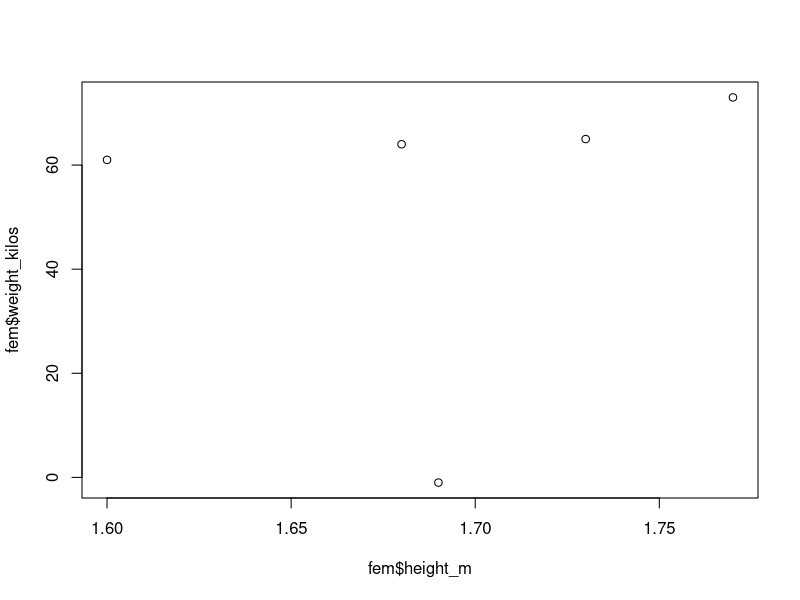

Here is the R script that generated this plot:
#read all lines (with delims)
weightsHeightLines <- read.csv('weightheight_raw.csv',quote="",sep = "\n",row.names=NULL)
#remove duplicates
weightsHeightLines <- unique(weightsHeightLines)

#append a ',' in the front (to allow 'Mr. John' to fall in the name field))
#remove the extra ',' after 'Zach'
weightsHeightLines <- sapply(weightsHeightLines$name.gender.height.weight,
       
       function(x){
         x <- toString(x)
         if (startsWith(x,"Zack,,")) {
            newLine = gsub("^(Zack),,(.*)",",\\1,\\2",x,perl=TRUE);
         } else if (!startsWith(x,"Kros, Mr. John,")) {
            newLine = paste(",",sep="",x);     
         } else {
           newLine <- x
         }
         return (newLine)
      })

dataFieldsCorrected <- paste(weightsHeightLines,collapse="\n")

#data can now be parsed with fields in place
weightHeightStats <- read.csv(text=dataFieldsCorrected,quote="",header=FALSE,stringsAsFactors = FALSE)

#removed unwanted surname and extra field at end
colnames(weightHeightStats) <- c("surname","name","gender","height_m",
                                  "weight_kilos","not_needed")

weightHeightStats <- weightHeightStats[,!(names(weightHeightStats) %in% c("surname","not_needed"))]

#place marie-curie's height in correct place
height <- weightHeightStats[weightHeightStats$name=='marie-curie',]$weight_kilos
weightHeightStats[weightHeightStats$name=='marie-curie',]$height_m <- height
weightHeightStats[weightHeightStats$name=='marie-curie',]$weight_kilos <- -1

#Zach's height and weight values have been swapped
height <- weightHeightStats[weightHeightStats$name=='Zack',]$height_m
weightHeightStats[weightHeightStats$name=='Zack',]$height_m <- 
    weightHeightStats[weightHeightStats$name=='Zack',]$weight_kilos 
weightHeightStats[weightHeightStats$name=='Zack',]$weight_kilos <- height

#inputing Miralem Pjanic height and weight
# as taken from http://healthyceleb.com/miralem-pjanic-height-weight-body-statistics/49380
weightHeightStats[weightHeightStats$name=='Pjanic',]$height_m <- 1.80
weightHeightStats[weightHeightStats$name=='Pjanic',]$weight_kilos <- 74

#inputing Brad Pitt's  height and weight
# as taken from http://healthyceleb.com/brad-pitt-height-weight-body-statistics/9697

weightHeightStats[weightHeightStats$name=='Brad',]$weight_kilos <- 78

#correcting Stephen's height to 1.82 since a '1' was most probably omitted
# when inputting the data. From the other samples, a height of 1.82 makes
# sense for a male weight 73kg

weightHeightStats[weightHeightStats$name=="Stephen",]$height_m <- 1.82

weightHeightStats

#Michelle is a female
weightHeightStats[weightHeightStats$name=="Michelle",]$gender <- "F"

#Paul Pogba is a male
weightHeightStats[weightHeightStats$name=="'Paul Pogba'",]$gender <- "M"

#correcting all gender 'Male/male' to 'M'
weightHeightStats[(weightHeightStats$gender %in% c('male','Male','m')),]$gender <- 'M'

#correcting all gender 'Female' to 'F'
weightHeightStats[(weightHeightStats$gender %in% c('Female')),]$gender <- 'F'



#remove the 'kg' postfix in the 'weight_kg" fields
kgWeights <- na.omit(
              weightHeightStats[endsWith(weightHeightStats$weight_kilos,"kg"),]$weight_kilos)

weightHeightStats[na.omit(endsWith(weightHeightStats$weight_kilos,"kg")),]$weight_kilos <- gsub("kg","",kgWeights)

#convert grams to kilos
convertToKilos <- function (mass) {
  massGrams <- gsub("^([0-9]+)g$","\\1",mass,perl=TRUE)
  if (massGrams == mass) {
    massGrams <- as.numeric(mass)
  } else {
    massGrams <- as.numeric(massGrams)/1000
  }
  return (massGrams)
}


weightHeightStats$weight_kilos <- sapply(weightHeightStats$weight_kilos,convertToKilos)

#JP is probably incorrect (one could ask him ....). Setting to NA for now
weightHeightStats[(weightHeightStats$name == 'JP'),]$weight_kilos <- NA

#remove 'm' postfix in JP's height value
weightHeightStats[weightHeightStats$name=='JP',]$height_m=1.59

#convert to metres
convertToMetres <- function(height) {
  if (length((height)) > 0) {
    if (length(grep("^\\d+$",height,perl=TRUE,value=TRUE)) > 0) {
      height <- as.double(height)/100
    } else {
      inchPattern <- "^(\\d+)[\"'](\\d+)[\"']$"
      matches <- regexec(inchPattern,height,perl=TRUE)
      print(paste("matches",matches[1]))
      if ((matches[[1]][1]) == -1) {
        height <- as.double(height)
      } else {
        feetAndInches <- regmatches(height,matches)
        feet <- as.double(feetAndInches[[1]][2])
        inches <- as.double(feetAndInches[[1]][3])
        height <- (feet*0.3048)+(inches*0.0254)
      }
    }
  } else {
    height <- NA
  }
  return (height)
}

weightHeightStats$height_m <- sapply(weightHeightStats$height_m,convertToMetres)

# As seen below female all lie in 1.68-1.77 height range. The weight increases slightly 
#but gradually with the length. A weight of 62 kg for marie-curie fits well...
fem <- weightHeightStats[weightHeightStats$gender=='F',]
plot(fem$height_m,fem$weight_kilos)

weightHeightStats[weightHeightStats$name == 'marie-curie',]$weight_kilos <- 63

# finding Joey's height and JP's weight by extracting
# a best fit from the sample (w/o Jabba) by finding a 
# linear model for the relation between males weights
# and height (excluding Jabba)
males <- weightHeightStats[weightHeightStats$gender=='M',]
males <- males[complete.cases(males),]
malesNoJabba <- males[males$weight_kilos < 300,]

lm(malesNoJabba$height_m~malesNoJabba$weight_kilos)

# Call:
#  lm(formula = malesNoJabba$height_m ~ malesNoJabba$weight_kilos)

# Coefficients:
#  (Intercept)  malesNoJabba$weight_kilos  
#   1.149470                   0.008595  

# estimating Joey's height and JP's weight from linear model....
weightHeightStats[weightHeightStats$name=='Joey',]$height_m <- (77*0.008595)+1.149470
weightHeightStats[weightHeightStats$name=='JP',]$weight_kilos <- (1.590000-1.149470)/0.008595

weightHeightStats$name <- gsub("(Mr.\\s+)|([`'])","",weightHeightStats$name,perl=TRUE)

weightHeightStats